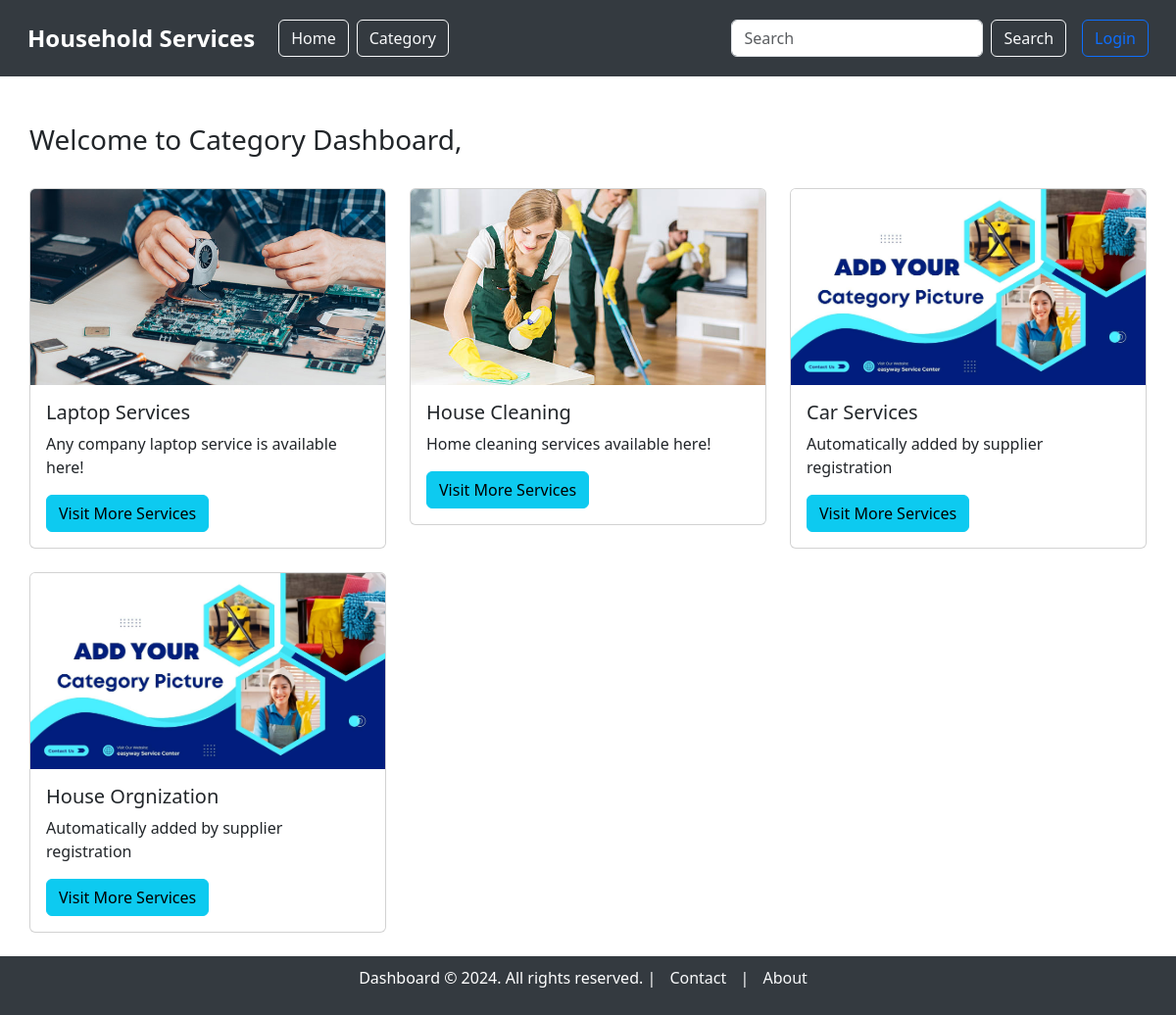
Page /category_dashboard on the committed database.
### model.py (models this page shows, shortened)
class Category(db.Model):
    __tablename__ = "category"
    category_id = db.Column(db.Integer, autoincrement=True, primary_key=True)
    category_name = db.Column(db.String, unique=True, nullable=False)
    category_description = db.Column(db.String, nullable=False)
    picture = db.Column(db.String)  # Path to the uploaded picture

### main.py (the view)
@app.route('/category_dashboard', methods=['GET'])
def category_dashboard():
    categories = Category.query.all()
    users = User.query.filter_by(role='supplier').all()
    current_user = None
    if 'user_id' in session:
        current_user = User.query.filter_by(user_id=session['user_id']).first()
    return render_template('category/category_dashboard.html', categories=categories, users=users, current_user=current_user)

### templates/category/category_dashboard.html (shortened to what this page needs)
{% extends 'base_dashboard.html' %}
{% block content %}
<div class="container mt-5">
    <div class="d-flex justify-content-between align-items-center mb-4">
        <h3>Welcome to Category Dashboard, {{ current_user.full_name }}</h3>
    </div>
    {% if categories %}
        <div class="row">
            {% for category in categories %}
                <div class="col-md-4 mb-4">
                    <div class="card">
                        {% if category.picture %}
                            <img src="{{ url_for('static', filename='uploads/' + category.picture) }}" class="card-img-top" alt="Category Image" style="height: 200px; object-fit: cover;">
                        {% else %}
                            <img src="{{ url_for('static', filename='images/default-category.jpg') }}" class="card-img-top" alt="Default Category Image" style="height: 200px; object-fit: cover;">
                        {% endif %}
                        <div class="card-body">
                            <h5 class="card-title">{{ category.category_name }}</h5>
                            <p class="card-text">{{ category.category_description }}</p>
                                {% set supplier = users | selectattr('role', 'equalto', 'supplier')
                                    | selectattr('service_name', 'equalto', category.category_name) | first %}
                            <div class="d-flex justify-content-between">
                                <a href="{{ url_for('service_dashboard', category_id=category.category_id) }}" class="btn btn-info">Visit More Services</a>
                            </div>
                        </div>
                    </div>
                </div>
            {% endfor %}
        </div>
    {% else %}
        <p class="text-center mt-4">No categories available.</p>
    {% endif %}
</div>
{% endblock %}

### templates/base_dashboard.html (style rules this page uses)
body { overflow-x: hidden; }
.container { max-width: 100%; padding: 0 15px; }

### rows in the picture
Category: picture (picture), category_name "Laptop Services", category_description "Any company laptop service is available here!"
Category: picture (picture), category_name "House Cleaning", category_description "Home cleaning services available here!"
Category: category_name "Car Services", category_description "Automatically added by supplier registration"
Category: category_name "House Orgnization", category_description "Automatically added by supplier registration"
